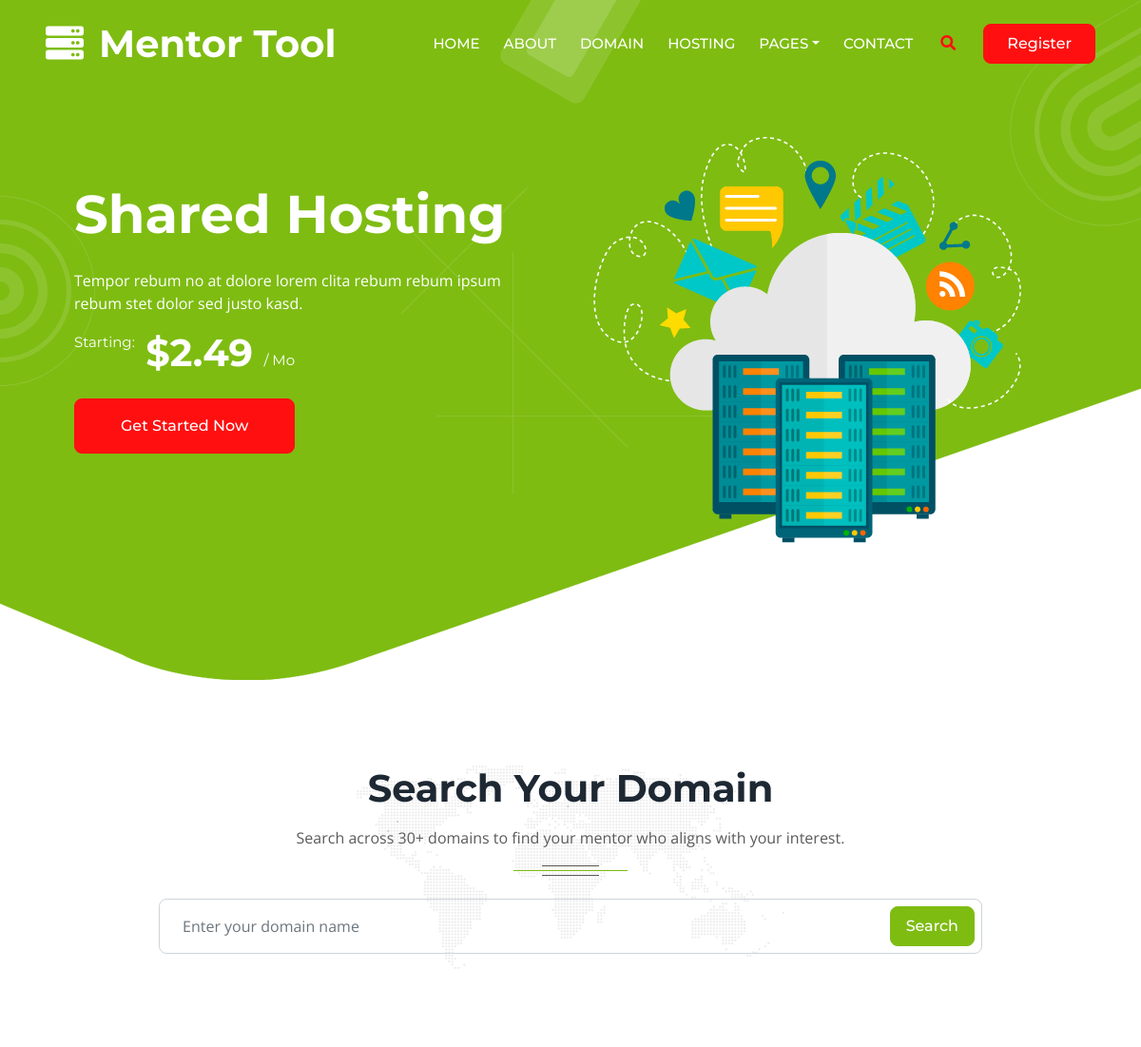
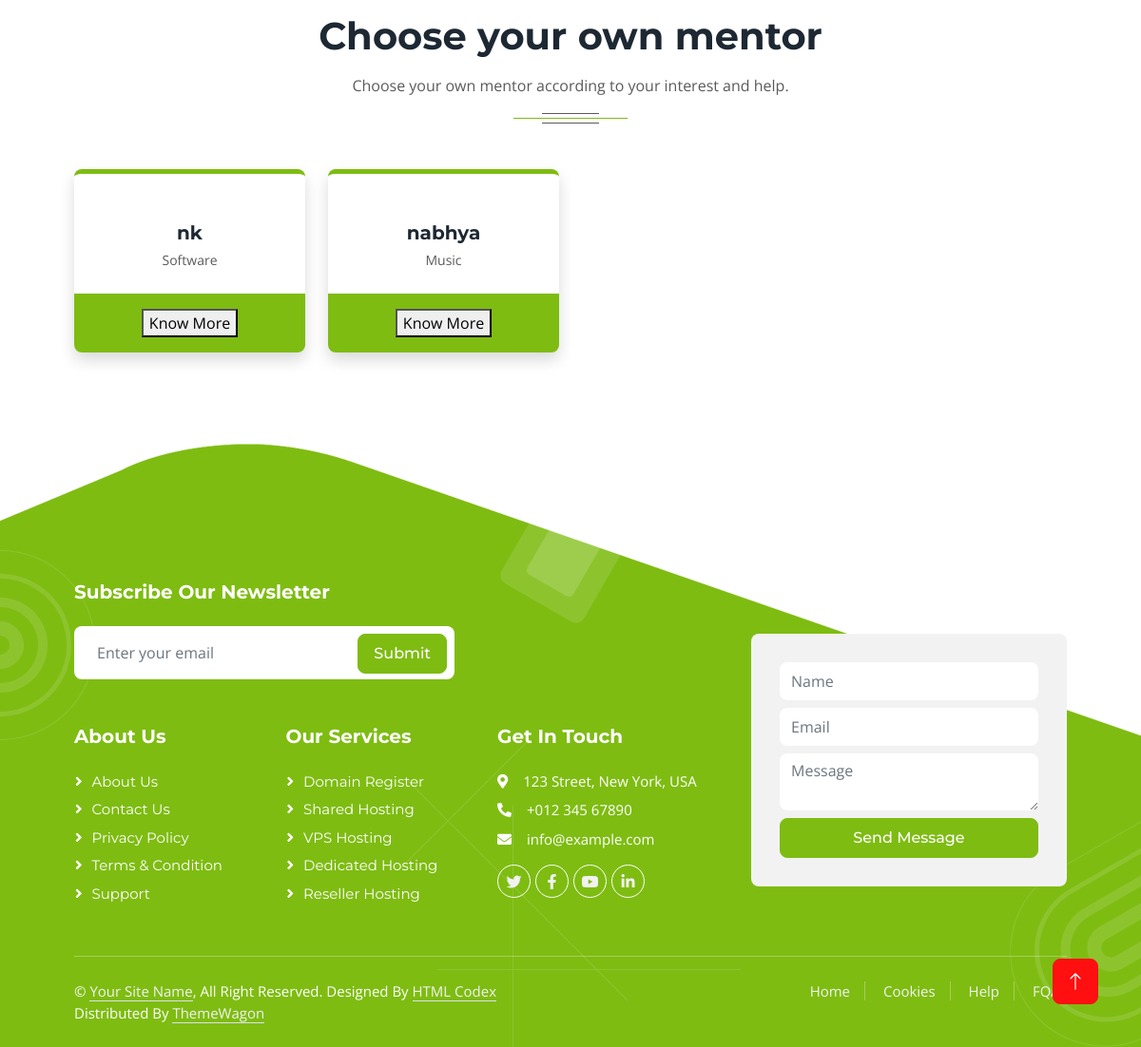
Screenshot of /team.html with the database file from the repository (2 pictures, top to bottom).
### home/models.py (models this page shows, shortened)
class Mentor_Profile(models.Model):
    username = models.OneToOneField(
        User, on_delete=models.CASCADE, null=True)
    role = models.CharField(max_length=40, choices=Role_type, default="Other")
    department = models.CharField(max_length=99, null=True)
    contact = models.CharField(max_length=29, null=True)
    year = models.IntegerField()
    alt_email = models.CharField(max_length=250, null=True)
    photo = models.FileField(upload_to='profile_uploads/',null=True)
    short_description = models.CharField(max_length=50, null=True)
    long_description = models.CharField(max_length=700, null=True)
    hall = models.CharField(max_length=50, null=True)
    linkedin_link = models.URLField(max_length=300)
    facebook_link = models.URLField(max_length=300)

### home/views.py (the view)
# urls.py: path("team.html", views.profiles, name='team'),
def profiles(request):
    mentor_profiles = models.Mentor_Profile.objects.all()
    return render(request, 'team.html', {'mentor_profiles':mentor_profiles,})

### templates/team.html (shortened to what this page needs)
{% extends 'base.html' %}
{% block active %}
<a href="index.html" class="nav-item nav-link">Home</a>
<a href="about.html" class="nav-item nav-link">About</a>
<a href="domain.html" class="nav-item nav-link">Domain</a>
<a href="hosting.html" class="nav-item nav-link">Hosting</a>
<div class="nav-item dropdown">
    <a href="#" class="nav-link dropdown-toggle" data-bs-toggle="dropdown">Pages</a>
</div>
<a href="contact.html" class="nav-item nav-link">Contact</a>
{% endblock active %}
{% block body %}
<div class="container-xxl domain mb-5" style="margin-top: 90px;">
    <div class="container px-lg-5">
        <div class="row justify-content-center">
            <div class="col-lg-10">
                <div class="section-title position-relative text-center mx-auto mb-4 pb-4 wow fadeInUp" data-wow-delay="0.1s" style="max-width: 600px;">
                    <h1 class="mb-3">Search Your Domain</h1>
                    <p class="mb-1">
                        Search across 30+ domains to find your mentor who aligns with your interest.
                    </p>
                </div>
                <div class="position-relative w-100 my-3 wow fadeInUp" data-wow-delay="0.3s">
                    <form action="{% url 'home:profile_search' %}" method="GET">
                        <input class="form-control bg-transparent w-100 py-3 ps-4 pe-5" type="text" placeholder="Enter your domain name" id="query" name="query">
                        <button type="submit" class="btn btn-primary py-2 px-3 position-absolute top-0 end-0 mt-2 me-2">Search</button>
                    </form>
                </div>
            </div>
        </div>
    </div>
</div>
<div class="container-xxl py-5">
    <div class="container px-lg-5">
        <div class="section-title position-relative text-center mx-auto mb-5 pb-4 wow fadeInUp" data-wow-delay="0.1s" style="max-width: 600px;">
            <h1 class="mb-3">Choose your own mentor</h1>
            <p class="mb-1">Choose your own mentor according to your interest and help.</p>
        </div>
        <div class="row g-4">
        {% for mentor in mentor_profiles %}
            <div class="col-lg-3 col-md-6 wow fadeInUp" data-wow-delay="0.1s">
                <div class="team-item border-top border-5 border-primary rounded shadow overflow-hidden">
                    <div class="text-center p-4">
                        <h5 class="fw-bold mb-1">{{mentor.username}}</h5>
                        <small>{{mentor.role}}</small>
                    </div>
                    <div class="d-flex justify-content-center bg-primary p-3">
                        <button>Know More</button>
                    </div>
                </div>
            </div>
        {% endfor %}
        </div>
    </div>
</div>
{% endblock body %}

### static/css/style.css (style rules this page uses)
:root { --primary: #7EBC12; --secondary: #FF0F10; --light: #F2F2F2; --dark: #1D2833; }
h1, h2, .fw-bold { font-weight: 700 !important; }
h5, h6, .fw-medium { font-weight: 500 !important; }
.btn { font-family: 'Montserrat', sans-serif; font-weight: 500; transition: .5s; }
.btn.btn-primary, .btn.btn-secondary { color: #FFFFFF; }
.navbar-light .navbar-nav .nav-link { position: relative; margin-left: 25px; padding: 35px 0; font-size: 15px; font-family: 'Montserrat', sans-serif; color: #FFFFFF !important; text-transform: uppercase; font-weight: 500; outline: none; transition: .5s; }
.section-title::before { position: absolute; content: ""; width: 60px; height: 11px; bottom: 0; left: 0; border-top: 1px solid #5A5A5A; border-bottom: 1px solid #5A5A5A; }
.section-title::after { position: absolute; content: ""; width: 90px; height: 1px; bottom: 5px; left: 0; background: var(--primary); }
.section-title.text-center::before { left: 50%; margin-left: -30px; }
.section-title.text-center::after { width: 120px; left: 50%; margin-left: -60px; }
.domain { background: url(../img/bg-domain.png) center center no-repeat; background-size: contain; }
.team-item, .team-item .bg-primary, .team-item .bg-primary i { transition: .5s; }

### rows the page displays
Mentor_Profile: username "nk", role "Software"
Mentor_Profile: username "nabhya", role "Music"
